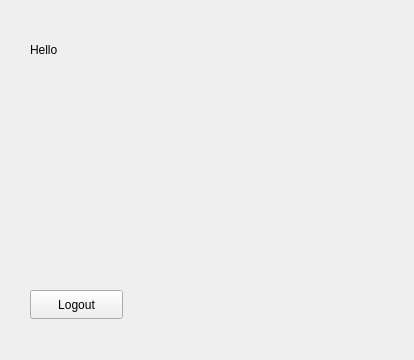
<?xml version="1.0" encoding="UTF-8"?>
<ui version="4.0">
 <class>WelcomeWindow</class>
 <widget class="QWidget" name="WelcomeWindow">
  <property name="geometry">
   <rect>
    <x>0</x>
    <y>0</y>
    <width>414</width>
    <height>360</height>
   </rect>
  </property>
  <property name="windowTitle">
   <string>Form</string>
  </property>
  <widget class="QLabel" name="label_Hello">
   <property name="geometry">
    <rect>
     <x>30</x>
     <y>40</y>
     <width>111</width>
     <height>20</height>
    </rect>
   </property>
   <property name="text">
    <string>Hello </string>
   </property>
  </widget>
  <widget class="QLabel" name="label_image">
   <property name="geometry">
    <rect>
     <x>10</x>
     <y>90</y>
     <width>381</width>
     <height>181</height>
    </rect>
   </property>
   <property name="maximumSize">
    <size>
     <width>16777215</width>
     <height>16777215</height>
    </size>
   </property>
   <property name="text">
    <string/>
   </property>
  </widget>
  <widget class="QPushButton" name="pushButton_logout">
   <property name="geometry">
    <rect>
     <x>30</x>
     <y>290</y>
     <width>93</width>
     <height>29</height>
    </rect>
   </property>
   <property name="text">
    <string>Logout</string>
   </property>
  </widget>
 </widget>
 <resources/>
 <connections/>
</ui>
